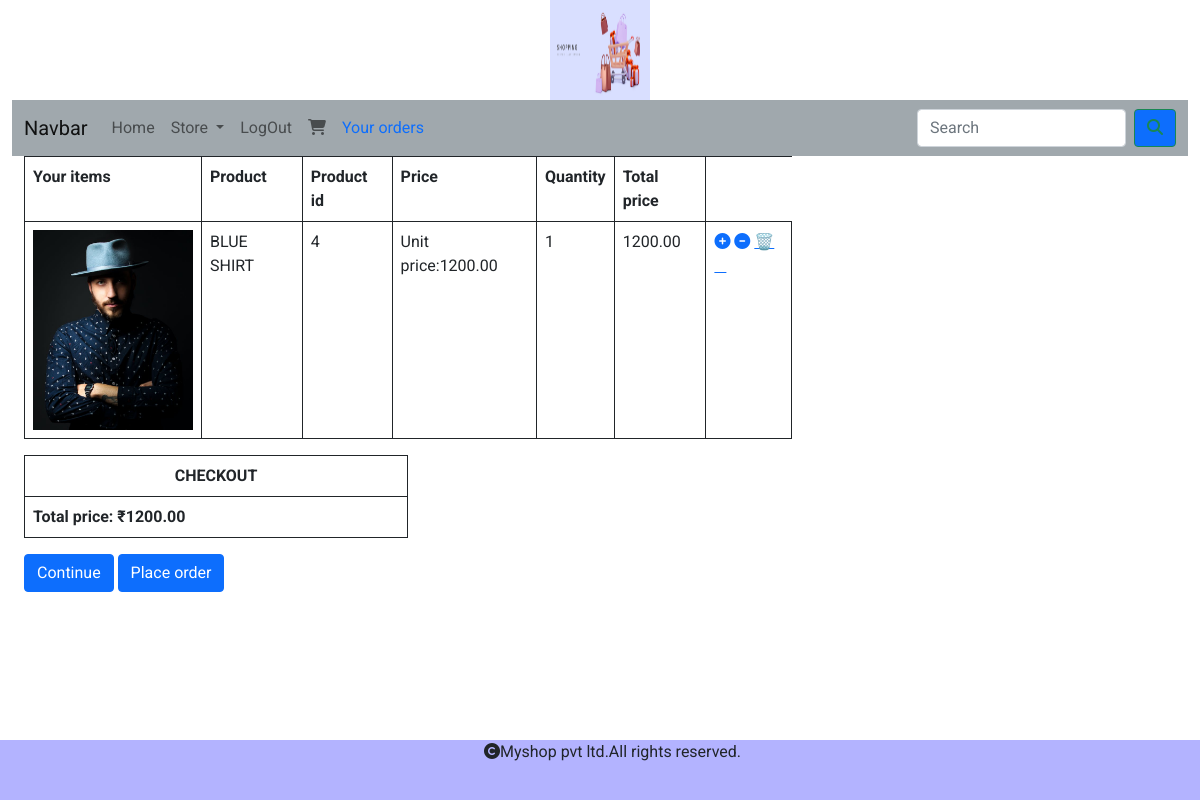
The page /cart/cart_view (signed in) on the database its author committed.
### cart/models.py (models this page shows, shortened)
class Cart(models.Model):
    user=models.ForeignKey(User,on_delete=models.CASCADE)
    products=models.ForeignKey(Product,on_delete=models.CASCADE)
    date_added=models.DateField(auto_now_add=True)
    quantity=models.IntegerField(default=1)
    active=models.BooleanField(default=True)
    def subtotal(self):
        return self.quantity*self.products.price

### shop/models.py (models this page shows, shortened)
class Product(models.Model):
    name = models.CharField(max_length=250, unique=True)
    slug = models.SlugField(max_length=250, unique=True)
    description = models.TextField(blank=True)
    price = models.DecimalField(max_digits=10,decimal_places=2)
    category = models.ForeignKey(Category,on_delete=models.CASCADE)
    image = models.ImageField(upload_to='img/products',null=True,blank=True)
    stock = models.IntegerField()
    available = models.BooleanField(default=True)
    created = models.DateTimeField(auto_now_add=True)
    updated = models.DateTimeField(auto_now=True)

### cart/views.py (the view)
# urls.py: path('cart_view', views.cart_view, name='cart_view'),
@login_required
def cart_view(request):
    total=0
    try:
        user=request.user
        cart=Cart.objects.filter(user=user)
        for i in cart:
            total+=i.quantity * i.products.price
    except Cart.DoesNotExist:
        pass
    return render(request,'cart.html',{'cart':cart,'total':total})

### shop/context_processors.py (called while the page is built)
def menu_links(request):
    links=Category.objects.all()
    return{'links':links}

### templates/cart.html
{% extends 'base.html'%}
{% load static %}
{% block content %}
<div class="container-fluid" >
    {% if not cart %}
    <div>
        <h1 class="text-center">Cart is empty</h1>
    </div>
    <div>
        <strong><a href="{% url 'shop:category' %}">Continue shopping</a></strong>
    </div>
    {% else %}
    <div class="row-mx-auto">
        <div class="col-sm-8">
        <table class="table table-bordered border-dark">
        <tr>
            <th>Your items</th>
            <th>Product</th>
            <th>Product id</th>
            <th>Price</th>
            <th>Quantity</th>
            <th>Total price</th>
        </tr>
            {% for i in cart %}
        <tr>
            <td><img src="{{i.products.image.url}}" style="height:200px; width:auto;"></td>
            <td>{{i.products.name}}</td>
            <td>{{i.products.id}}</td>
            <td>Unit price:{{i.products.price}}</td>
            <td>{{i.quantity}}</td>
            <td>{{i.subtotal}}</td>
            {% if i.quantity < i.products.stock %}
            <td>
                <a href="{% url 'cart:add_cart' i.products.id %}"><i class="fa fa-solid fa-plus-circle custom_icon" aria-hidden="true"></i></a>
                <a href="{% url 'cart:minus' i.products.id %}"><i class="fa fa-solid fa-minus-circle custom_icon" aria-hidden="true"></i></a>
                <a href="{% url 'cart:delete' i.products.id %}">🗑️<i class="fa-duotone fa-trash"></i></a>
            </td>
            {% else %}
            <a href="{% url 'cart:add_cart' i.products.id %}">add<i class="fa fa-solid fa-plus-circle custom_icon" aria-hidden="true"></i></a>
            <a href="{% url 'cart:minus' i.products.id %}">reduce<i class="fa fa-solid fa-minus-circle custom_icon" aria-hidden="true"></i></a>
            {% endif %}
            {% endfor %}
        </tr>
        </table>
        </div>
        <div class="col-sm-4"  style="margin-bottom:100px;">
            <table class="table table-bordered border-dark">
                <tr><th class="text-center">CHECKOUT</th></tr>
                <tr><th>Total price: ₹{{total}}</th></tr>
            </table>
            <a class="btn btn-primary center">Continue</a>
            <a class="btn btn-primary center" href="{% url 'cart:order' %}">Place order</a>
        </div>
    </div>
{% endif %}
</div>
{% endblock %}

### static/css/custom.css (style rules this page uses)
body { font-family: 'Roboto', sans-serif; }

### rows shown on the page
Cart: products.image (picture), products.name "BLUE SHIRT", products.id "4", products.price "1200.00", quantity "1", subtotal "1200.00"

### other values the page prints
{{ total }} "1200.00"
